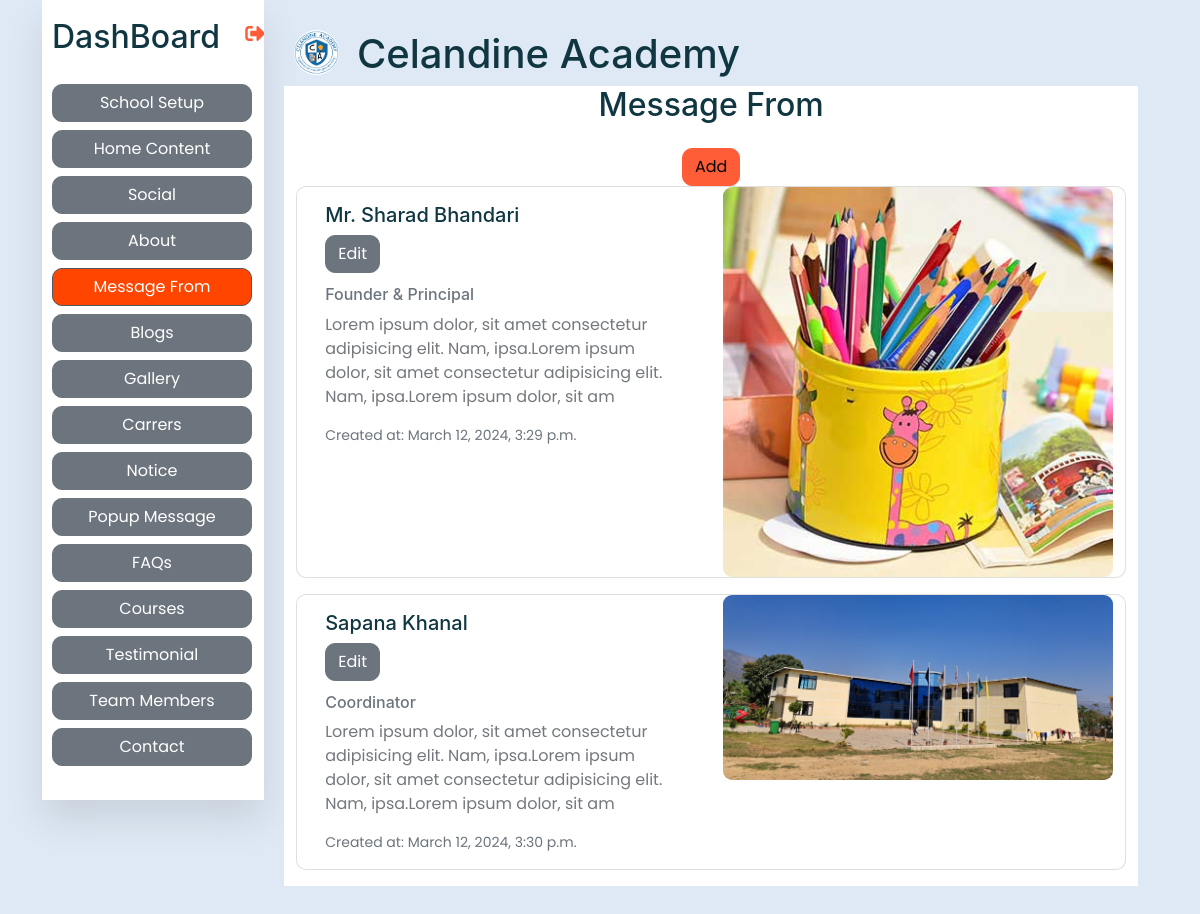
Page /view-message-from/ (signed in) on the committed database.
### base/models.py (models this page shows, shortened)
class SchoolSetup(models.Model):
    data_set = models.CharField(max_length=255)
    logo = models.ImageField(upload_to="uploads/logos")
    school_name = models.CharField(max_length=255)
    address = models.CharField(max_length=255)
    contact = models.CharField(max_length=255)
    email = models.EmailField(max_length=255)
    opening_hours = models.CharField(max_length=255)
    map_url = models.URLField(null=True, blank=True)
    created_at = models.DateTimeField(auto_now_add=True)
    class Meta:
        verbose_name_plural = "01. School Setup"

class MessageFrom(models.Model):
    name = models.CharField(max_length=255)
    position = models.CharField(max_length=255)
    message = models.TextField()
    image = models.ImageField(upload_to="uploads/message_from_images")
    created_at = models.DateTimeField(auto_now_add=True)
    class Meta:
        verbose_name_plural = "06. Message From"

### base/views.py (the view)
# urls.py: path('view-message-from/', views.viewMessageFrom, name='viewmessagefrom'),
@login_required(login_url = 'login')
def viewMessageFrom(request):
    context = {}
    return render(request, 'base/viewmessagefrom.html', context)

### base/context_processors.py (called while the page is built)
def custom_data(request):
    if SchoolSetup.objects.all().exists():
        setup = SchoolSetup.objects.all().order_by('-created_at')
        data = setup[0]
        return {'data': data}
    else:
        data=None
        return {'data': data}

def social_data(request):
    if Socials.objects.all().exists():
        social = Socials.objects.all().order_by('-created_at')
        sodata = social[0]
        return {'sodata': sodata}
    else:
        sodata=None
        return {'sodata': sodata}

def vision_data(request):
    if Vision.objects.all().exists():
        vision = Vision.objects.all().order_by('-created_at')
        vdata = vision[0]
        return {'vdata': vdata}
    else:
        vdata = None
        return {'vdata': vdata}

def mission_data(request):
    if Mission.objects.all().exists():
        mission = Mission.objects.all().order_by('-created_at')
        mdata = mission[0]
        return {'mdata': mdata}
    else:
        mdata = None
        return {'mdata': mdata}

def message_data(request):
    msgdata = MessageFrom.objects.all()
    return {'message_data': msgdata}

def team_data(request):
    team = TeamMember.objects.all()
    return {'tdata': team}

def faq(request):
    faq = Faqs.objects.all()
    return {'fdata': faq}

def courses(request):
    courses = Courses.objects.all()
    return {'cdata': courses}

def testimonial(request):
    tmsg = Testimonial.objects.all()
    return {'tedata': tmsg}

def popup(request):
    modal = PopupMessage.objects.all()
    return {'pdata': modal}

### base/templates/base/viewmessagefrom.html
{% extends 'dash.html' %}
{% load static %}
{% block content %}
<div class="container-xxl bg-white p-0">
    <div class="container-fluid">
        <div class="row">
            <div class="col text-center">
                <h2>Message From</h2>
                <a href="{% url 'addmessagefrom' %}" class="btn btn-primary mt-3">Add</a>
            </div>
        </div>
        <div class="row mb-3">
            {% for msgdata in message_data %}
            <div class="card mb-3">
                <div class="row no-gutters">
                    <div class="col-lg-6">
                        <div class="card-body">
                            <h5 class="card-title">{{ msgdata.name }}</h5>
                            <p class="col-lg-12 text-right">
                                <a href="{% url 'editmessagefrom' msgdata.id %}" class="btn btn-secondary">Edit</a>
                            </p>
                            <h6 class="card-subtitle mb-2 text-muted">{{ msgdata.position }}</h6>
                            <p class="card-text">{{ msgdata.message }}</p>
                            <p class="card-text"><small class="text-muted">Created at: {{ msgdata.created_at }}</small>
                            </p>
                        </div>
                    </div>
                    <div class="col-lg-6">
                        <img src="{{ msgdata.image.url }}" class="card-img" alt="...">
                    </div>
                </div>
            </div>
            {% endfor %}
        </div>
    </div>
</div>
{% endblock %}

### templates/dash.html (shortened to what this page needs)
{% load static %}
<html>
<head>
    <link href="{% static 'css/bootstrap.min.css' %}" rel="stylesheet">
    <link rel="stylesheet" href="https://cdnjs.cloudflare.com/ajax/libs/font-awesome/5.15.4/css/all.min.css" />
</head>
<body>
    <div class="container">
            <nav class="navbar-nav">
                <ul class="list-unstyled">
                    <div class="logo">
                        <h2 class="nav-itemss mt-2 mb-3 ">DashBoard</h2>
                        <a class="text-center" href=""> <i class="fas fa-sign-out-alt"></i>
                        </a>
                    </div>
                    {% with url_name=request.resolver_match.url_name %}
                    <li> <a href="{% url 'schoolsetup' %}"
                            class="nav-item btn btn-secondary d-block mb-2 {% if url_name == 'schoolsetup' %}active{% endif %}">School
                            Setup</a>
                    </li>
                    <li> <a href="{% url 'viewhomecontent' %}"
                            class="nav-item btn btn-secondary d-block mb-2 {% if url_name == 'viewhomecontent' %}active{% endif %}">Home
                            Content</a>
                    </li>
                    <li> <a href="{% url 'viewsocials' %}"
                            class="nav-item btn btn-secondary d-block mb-2 {% if url_name == 'viewsocials' %}active{% endif %}">Social</a>
                    </li>
                    <li> <a href="{% url 'viewabout' %}"
                            class="nav-item btn btn-secondary d-block mb-2 {% if url_name == 'viewabout' %}active{% endif %}">About</a>
                    </li>
                    <li> <a href="{% url 'viewmessagefrom' %}"
                            class="nav-item btn btn-secondary d-block mb-2 {% if url_name == 'viewmessagefrom' %}active{% endif %}">Message
                            From</a>
                    </li>
                    <li> <a href="{% url 'viewblogs' %}"
                            class="nav-item btn btn-secondary d-block mb-2 {% if url_name == 'viewblogs' %}active{% endif %}">Blogs</a>
                    </li>
                    <li> <a href="{% url 'viewgallery' %}"
                            class="nav-item btn btn-secondary d-block mb-2 {% if url_name == 'viewgallery' %}active{% endif %}">Gallery</a>
                    </li>
                    <li> <a href="{% url 'viewcarrers' %}"
                            class="nav-item btn btn-secondary d-block mb-2 {% if url_name == 'viewcarrers' %}active{% endif %}">Carrers</a>
                    </li>
                    <li> <a href="{% url 'viewnotices' %}"
                            class="nav-item btn btn-secondary d-block mb-2 {% if url_name == 'viewnotices' %}active{% endif %}">Notice</a>
                    </li>
                    <li> <a href="{% url 'viewpopups' %}"
                            class="nav-item btn btn-secondary d-block mb-2 {% if url_name == 'viewpopups' %}active{% endif %}">Popup
                            Message</a>
                    </li>
                    <li> <a href="{% url 'viewfaqs' %}"
                            class="nav-item btn btn-secondary d-block mb-2 {% if url_name == 'viewfaqs' %}active{% endif %}">FAQs</a>
                    </li>
                    <li> <a href="{% url 'viewcourses' %}"
                            class="nav-item btn btn-secondary d-block mb-2 {% if url_name == 'viewcourses' %}active{% endif %}">Courses</a>
                    </li>
                    <li> <a href="{% url 'viewtestimonials' %}"
                            class="nav-item btn btn-secondary d-block mb-2 {% if url_name == 'viewtestimonials' %}active{% endif %}">Testimonial</a>
                    </li>
                    <li> <a href="{% url 'viewteammembers' %}"
                            class="nav-item btn btn-secondary d-block mb-2 {% if url_name == 'viewteammembers' %}active{% endif %}">Team
                            Members</a>
                    </li>
                    <li> <a href="{% url 'viewcontacts' %}"
                            class="nav-item btn btn-secondary d-block mb-2 {% if url_name == 'viewcontacts' %}active{% endif %}">Contact</a>
                    </li>
                    {% endwith %}
                </ul>
            </nav>
            <section class="main">
                <div class="main-top">
                    <div class="logo">
                        <div class="row">
                            <div class="col-1"> <img src="{{data.logo.url}}" alt="">
                            </div>
                            <div class="col-11">
                                <h1>&nbsp;&nbsp;{{data.school_name}}</h1>
                            </div>
                        </div>
                    </div>
                </div>
                <div class="row">
                    <div class="col">
                        {% block content %}
                        {% endblock %}
                    </div>
                </div>
            </section>
        </div>
</body>
</html>

### templates/dash.html (style rules this page uses)
* { margin: 0; padding: 0; outline: none; border: none; text-decoration: none; box-sizing: border-box; font-family: "Poppins", sans-serif; }
.container .navbar-nav .nav-item:hover, .container .navbar-nav .nav-item.active { background-color: orangered; }
body { background: #dfe9f5; }
.container { display: flex; }
nav { position: relative; top: 0; bottom: 0; height: 100vh; left: 0; background: #fff; width: 280px; overflow-y: auto; box-shadow: 0 20px 35px rgba(0, 0, 0, 0.1); }
.logo { display: flex; margin: 10px 0 0 10px; }
.logo img { width: 45px; height: 45px; border-radius: 50%; }
li a { position: relative; color: rgb(85, 83, 83); font-size: 14px; display: table; width: 200px; padding: 10px; }
nav .fas { position: relative; width: 70px; height: 40px; top: 14px; font-size: 20px; text-align: center; }
.nav-item { position: relative; top: 12px; margin-left: 10px; }
.main { position: relative; padding: 20px; width: 100%; }
.main-top { display: flex; width: 100%; }

### rows in the picture
SchoolSetup: logo (picture), school_name "Celandine Academy"
MessageFrom: name "Mr. Sharad Bhandari", position "Founder & Principal", message "Lorem ipsum dolor, sit amet consectetur adipisicing elit. Nam, ipsa.Lorem ipsum dolor, sit amet consectetur adipisicing elit. Nam, ipsa.Lorem ipsum dolor, sit am", created_at "March 12, 2024, 3:29 p.m.", image (picture)
MessageFrom: name "Sapana Khanal", position "Coordinator", message "Lorem ipsum dolor, sit amet consectetur adipisicing elit. Nam, ipsa.Lorem ipsum dolor, sit amet consectetur adipisicing elit. Nam, ipsa.Lorem ipsum dolor, sit am", created_at "March 12, 2024, 3:30 p.m.", image (picture)
